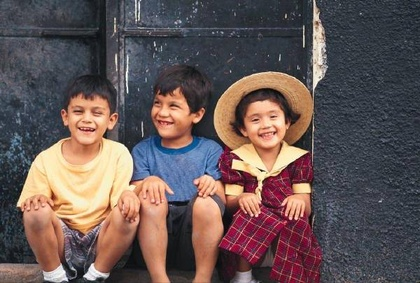
%> input picture 6th_sem/MATLAB/AN SIr till 27-Mar-2018/Copy_of_Copy_of_image1.JPG, 420 x 283 px, shrunk from 600 x 404 before the run
$ octave xximage3.m   (GNU Octave 9; MATLAB toolbox functions it lacks are replaced by stand-ins)
%> lines starting %> are read from the running program, lines starting %| are printed output that depends on the picture; in (x1, y1, x2, y2) boxes, pixels count from 0 and x2, y2 are one past the last pixel; in counts of white or black regions, pixels touching at a corner belong together; the program's own positions count from 1
%Problem-3:xximage3.m : Write a program to convert any RGB image file to
%Gray scale. Use formula :  gs=.2989*r+.587*g+.114*b. Convert Gray scale
% image to B/W image. Paste Gray scale image and B/W image on RHS of
%RGB image
clc;
close all;
clear all;
file1=input('\nEnter your input Image File Name=','s');
%> the answer given: Copy_of_Copy_of_image1.JPG
file2=input('Enter your output image File Name=','s');
%> the answer given: out.png
x=imread(file1);
%> x is the input picture: size 283x420x3 uint8; mean R, G, B 101.5, 86.4, 85.3
[r,c,d]=size(x);
%> r = 283; c = 420; d = 3
% To convert RGB to gray scale
y(1:r,1:c,1)=.2989*x(1:r,1:c,1)+.587*x(1:r,1:c,2)+.114*x(1:r,1:c,3);
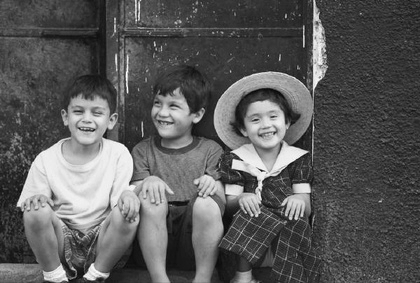
%> y: size 283x420 uint8; min 2, max 255, mean 90.8
x(1:r,c+1:2*c,1)=y(1:r,1:c,1);
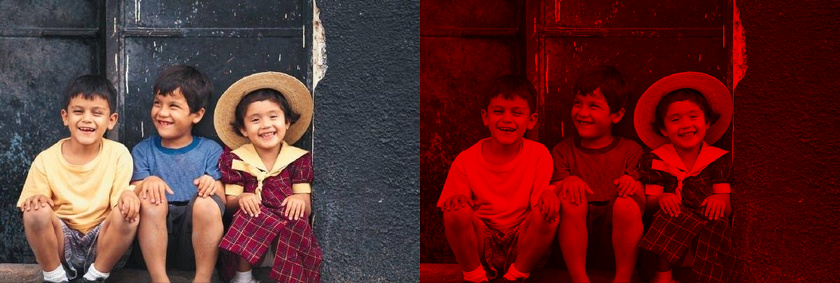
%> x: size 283x840x3 uint8; mean R, G, B 96.1, 43.2, 42.7
x(1:r,c+1:2*c,2)=y(1:r,1:c,1);
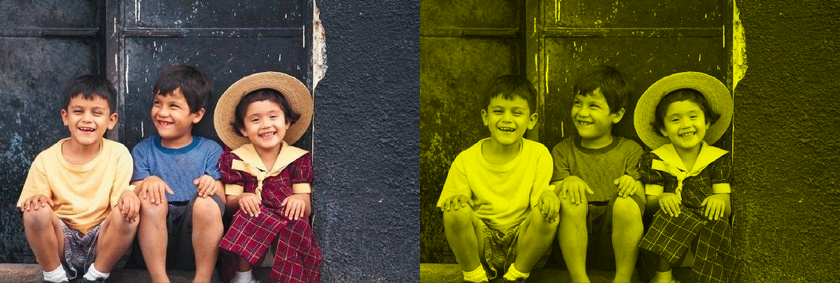
%> x: size 283x840x3 uint8; mean R, G, B 96.1, 88.6, 42.7
x(1:r,c+1:2*c,3)=y(1:r,1:c,1);
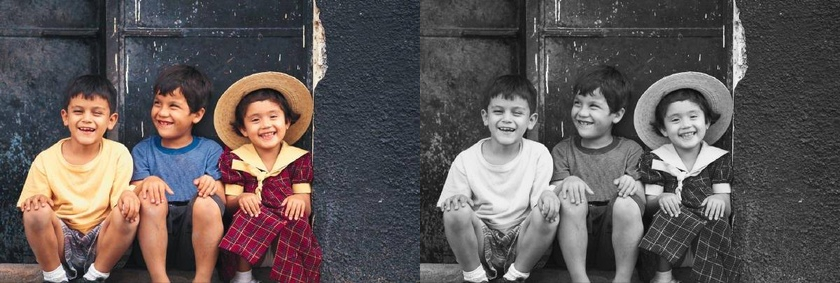
%> x: size 283x840x3 uint8; mean R, G, B 96.1, 88.6, 88
% To convert gray scale image to B/W image. We change pixel value 0-126 to
% 0 and 127-255 to 255.
    for i=1:r
        for j=1:c
            if y(i,j,1)>=127
                z(i,j,1)=255;
            else
                z(i,j,1)=0;
            end
        end
    end
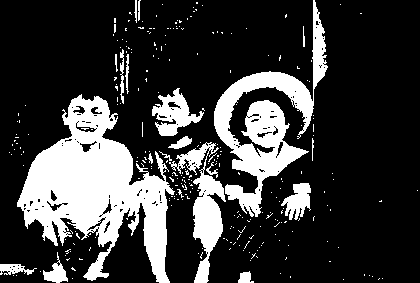
%> z: size 283x420 double; 22.9% white; 275 white regions (255 under 20 px), largest, box (x1, y1, x2, y2) and area: (17, 94, 175, 283) 13618, (214, 0, 328, 217) 7127, (169, 142, 226, 283) 2565
% To paste B/W image on RHS of gray scale image
x(1:r,2*c+1:3*c,1)=z(1:r,1:c,1);
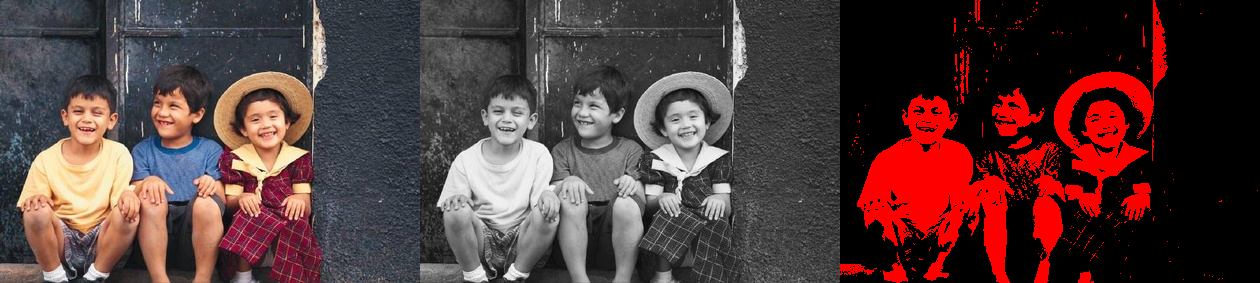
%> x: size 283x1260x3 uint8; mean R, G, B 83.5, 59, 58.7
x(1:r,2*c+1:3*c,2)=z(1:r,1:c,1);
x(1:r,2*c+1:3*c,3)=z(1:r,1:c,1);
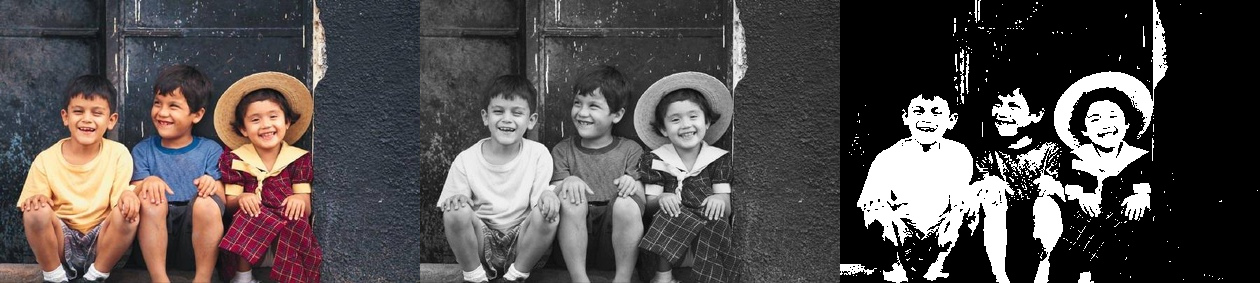
%> x: size 283x1260x3 uint8; mean R, G, B 83.5, 78.5, 78.1
imshow(x);
imwrite(x,file2);
%End of program
